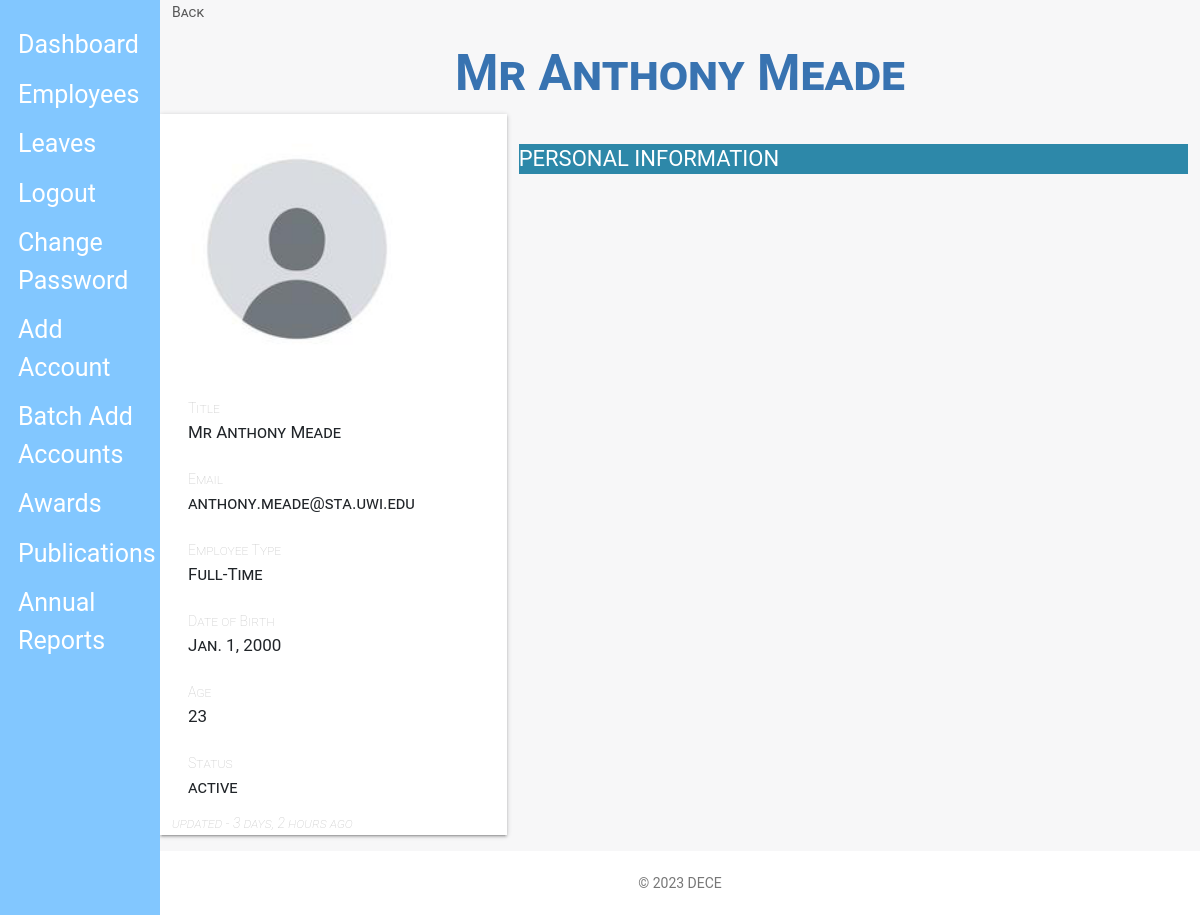
/admin_view/employee/213/ (signed in), run on an earlier commit of the app's database.
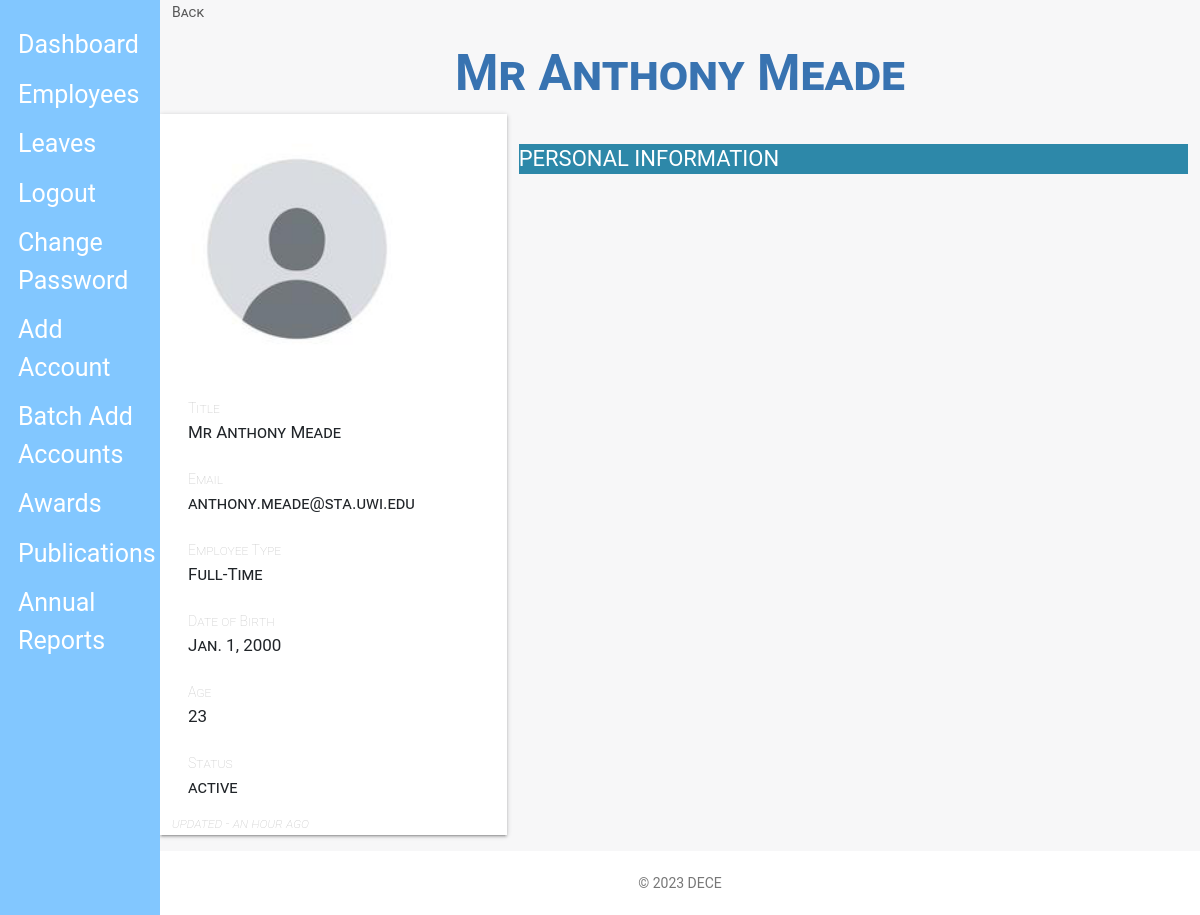
And on a later commit of the database.
### staff_app/models.py (models this page shows, shortened)
class Employee(models.Model):
    MALE = 'male'
    FEMALE = 'female'
    OTHER = 'other'
    NOT_KNOWN = 'Not Known'
    GENDER = (
        (MALE, 'Male'),
        (FEMALE, 'Female'),
        (OTHER, 'Other'),
        (NOT_KNOWN, 'Not Known'),
    )
    MR = 'Mr'
    MRS = 'Mrs'
    MSS = 'Mss'
    DR = 'Dr'
    SIR = 'Sir'
    MADAM = 'Madam'
    TITLE = (
        (MR, 'Mr'),
        (MRS, 'Mrs'),
        (MSS, 'Mss'),
        (DR, 'Dr'),
        (SIR, 'Sir'),
        (MADAM, 'Madam'),
    )
    FULL_TIME = 'Full-Time'
    PART_TIME = 'Part-Time'
    CONTRACT = 'Contract'
    INTERN = 'Intern'
    EMPLOYEETYPE = (
        (FULL_TIME, 'Full-Time'),
        (PART_TIME, 'Part-Time'),
        (CONTRACT, 'Contract'),
        (INTERN, 'Intern'),
    )
    user = models.ForeignKey(CustomUser, on_delete=models.CASCADE, default=1)
    title = models.CharField(_('Title'), max_length=10, default=MR,
                             choices=TITLE, blank=False, null=True)
    image = models.ImageField(_('Profile Image'), upload_to='profiles/', default='profiles/default.png',
                              blank=True, null=True, help_text='upload image size less than 2.0MB')
    firstname = models.CharField(
        _('Firstname'), max_length=125, null=False, blank=False)
    lastname = models.CharField(
        _('Lastname'), max_length=125, null=False, blank=False)
    othername = models.CharField(
        _('Othername (optional)'), max_length=125, null=True, blank=True)
    sex = models.CharField(_('Gender'), max_length=10, default=NOT_KNOWN,
                           choices=GENDER, blank=False)
    email = models.EmailField(
        _('Email'), max_length=255, default=None, blank=True, null=True)
    tel = PhoneNumberField(null=False, blank=False,
                           verbose_name='Phone Number')
    bio = models.CharField(_('Bio'), max_length=255, default='',
                           null=True, blank=True)
    birthday = models.DateField(_('Date of Birth'), blank=False, null=True)
    nisnumber = models.PositiveIntegerField(
        _('NIS Number'), null=True, blank=True)
    employeetype = models.CharField(_('Employee Type'), max_length=15, default=FULL_TIME,
                                    choices=EMPLOYEETYPE, blank=False, null=True)
    vitae = models.FileField(_('Cirriculum Vitae'), upload_to='vitae/', blank=True,
                             null=True, help_text='upload in .docx or .pdf')  # curriculum vitae
    """
    is_blocked and is_deleted are boolean fields that indicate whether an employee is blocked or deleted.
    _('Is Blocked') and _('Is Deleted') are translation strings for the field labels.
    """
    is_blocked = models.BooleanField(
        _('Is Blocked'), help_text='button to toggle employee block and unblock', default=False)
    is_deleted = models.BooleanField(
        _('Is Deleted'), help_text='button to toggle employee deleted and undelete', default=False)
    """
    created and updated are datetime fields that store the date and time when an employee is created or updated.
    verbose_name is the human-readable name for the field.
    """
    created = models.DateTimeField(verbose_name=_(
        'Created'), auto_now_add=True, null=True)
    updated = models.DateTimeField(
        verbose_name=_('Updated'), auto_now=True, null=True)
    """
    objects is a reference to the default manager for the model.
    """
    objects = EmployeeManager()
    """
    Meta class contains some metadata for the model.
    verbose_name and verbose_name_plural are human-readable names for the model.
    ordering specifies the default ordering of the records.
    """
    class Meta:
        verbose_name = _('Employee')
        verbose_name_plural = _('Employees')
        ordering = ['-created']
    """
    __str__ method is used to convert the model object to a string representation in the database.
    Here, it returns the full name of the employee using the get_full_name property.
    """
    def __str__(self):
        return self.get_full_name
    """
    get_full_name is a property that returns the full name of the employee.
    It checks if firstname, lastname, and othername fields are available and returns the full name accordingly.
    the @property decorator allows this function to be called as a model property would withoung using '()'
    """
    @ property
    def get_full_name(self):
        fullname = ''
        firstname = self.firstname
        lastname = self.lastname
        othername = self.othername
        if (firstname and lastname) or othername is None:
            fullname = firstname + ' ' + lastname
            return fullname
        elif othername:
            fullname = firstname + ' ' + othername + ' '+lastname
            return fullname
        return
    """
    get_age is a property that returns the age of the employee.
    It calculates the age using the birthday field and the current year.
    """
    @ property
    def get_age(self):
        current_year = datetime.date.today().year
        dateofbirth_year = self.birthday.year
        if dateofbirth_year:
            return current_year - dateofbirth_year
        return

### admin_app/views.py (the view)
# urls.py: path('employee/<int:id>/', views.employees_info, name="info"),
def employees_info(request, id):
    if not (request.user.is_authenticated and request.user.is_superuser):
        return redirect('hris:home')
    dataset = get_user_info(id)
    return render(request, "admin/employee_info.html", dataset)

### admin_app/managers.py (called while the page is built)
    def get_queryset(self):
        return super().get_queryset().filter(is_deleted=False)

    def journals(self):
        return super().get_queryset().filter(publicationtype='Peer Reviewed Journal').order_by('-created')

    def papers(self):
        return super().get_queryset().filter(publicationtype='Conference Paper').order_by('-created')

    def books(self):
        return super().get_queryset().filter(publicationtype='Book').order_by('-created')

### templates/admin/employee_info.html (shortened to what this page needs)
{% extends 'base.html' %}
{% load static %}
{% load humanize %}
{% block content %}
    <section class="content">
        <section class="container-fluid">
            <section class="row">
                <section class="col col-lg-12">
                    <span><a href="{{request.META.HTTP_REFERER|escape}}" style="color:#565656;">Back</a></span>
                </section>
            </section>
            <section class="row">
                <section class="text-center">
                    <h3><span class="employee-name-title">{{employee.title}} {{ employee.get_full_name}}</span></h3>
                </section>
            </section>
            <section class="row">
                <section class="col col-lg-4 col-md-4 col-sm-12 profile-wrapper">
                    <img src="{{ employee.image.url}}" class="img-fluid rounded-circle-image" >
                    <section class="text-centered" style="margin-top: 3px;">
                        <ul class="list-group">
                            <li class="list-group-item"><span>Title</span> <div> {{employee.title}} {{ employee.get_full_name }}</div></li>
                            {% if employee.email %}
                                <li class="list-group-item"><span>Email</span> <div>{{ employee.email}}</div></li>
                            {% endif %}
                            <li class="list-group-item"><span>Employee Type</span> <div>{{ employee.employeetype}}</div></li>
                            {% if employee.birthday %}
                                <li class="list-group-item"><span>Date of Birth</span> <div>{{ employee.birthday}}</div></li>
                                <li class="list-group-item"><span>Age </span><div>{{ employee.get_age }}</div></li>
                            {% else %}
                                <li class="list-group-item"><span>Date of Birth</span> <div>NONE</div></li>
                                <li class="list-group-item"><span>Age </span><div>N/A</div></li>
                            {% endif %}
                            {% if employee.is_blocked %}
                            <li class="list-group-item"><span>Status</span> <div>Inactive</div></li>
                            {% else %}
                            <li class="list-group-item"><span>Status</span><div> active</div></li>
                            {% endif %}
                            <div>
                                <span style="font-style: italic;">updated - {{employee.updated|naturaltime}}</span>
                            </div>
                        </ul>
                    </section>
                </section>
                <section class="col col-lg-8" >
                    <div class="panel-group" id="accordion" role="tablist" aria-multiselectable="true">
                        <div class="panel panel-default">
                            <div class="panel-heading" role="tab" id="headingOne">
                                <h4 class="panel-title">
                                    <a role="button" data-toggle="collapse" data-parent="#accordion" href="#collapseOne" aria-expanded="true" aria-controls="collapseOne" >
                                        PERSONAL INFORMATION
                                    </a>
                                </h4>
                            </div>
                        </div>
                    </div>
                </section>
            </section>
        </section>
    </section>
 {% endblock %}

What changed in the data, as far as the page shows it:
changed Employee "Mr": updated "3 days, 2 hours ago" → "an hour ago"
